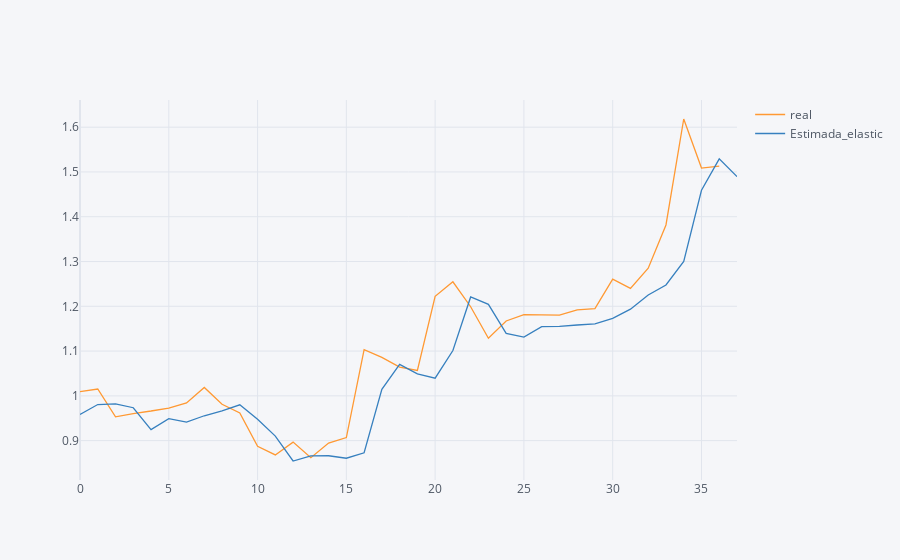

Here is the notebook cell this chart was saved with:
### Code cell
y_predict.iplot()

### Figure 1 — Plotly figure (JSON) as saved in the notebook; plotly's stock layout.template omitted (floating-point values rounded to 4 significant figures)
{"data": [{"name": "real", "text": "", "mode": "lines", "y": [1.009, 1.015, 0.9531, 0.9605, 0.9662, 0.9728, 0.9841, 1.019, 0.9812, 0.962, 0.8875, 0.8681, 0.8967, 0.862, 0.8945, 0.9069, 1.103, 1.086, 1.064, 1.057, 1.222, 1.255, 1.199, 1.129, 1.167, 1.182, 1.181, 1.18, 1.192, 1.195, 1.261, 1.24, 1.285, 1.382, 1.618, 1.509, 1.513, ""], "x": [0, 1, 2, 3, 4, 5, 6, 7, 8, 9, 10, 11, 12, 13, 14, 15, 16, 17, 18, 19, 20, 21, 22, 23, 24, 25, 26, 27, 28, 29, 30, 31, 32, 33, 34, 35, 36, 37], "line": {"color": "rgba(255, 153, 51, 1.0)", "dash": "solid", "shape": "linear", "width": 1.3}, "type": "scatter"}, {"name": "Estimada_elastic", "text": "", "mode": "lines", "y": [0.9586, 0.9806, 0.9823, 0.9735, 0.9245, 0.9489, 0.9415, 0.9556, 0.9666, 0.9801, 0.9476, 0.9101, 0.8545, 0.8661, 0.8662, 0.8607, 0.8729, 1.015, 1.07, 1.049, 1.039, 1.101, 1.221, 1.204, 1.139, 1.131, 1.155, 1.155, 1.158, 1.161, 1.173, 1.194, 1.225, 1.248, 1.3, 1.459, 1.529, 1.49], "x": [0, 1, 2, 3, 4, 5, 6, 7, 8, 9, 10, 11, 12, 13, 14, 15, 16, 17, 18, 19, 20, 21, 22, 23, 24, 25, 26, 27, 28, 29, 30, 31, 32, 33, 34, 35, 36, 37], "line": {"color": "rgba(55, 128, 191, 1.0)", "dash": "solid", "shape": "linear", "width": 1.3}, "type": "scatter"}], "layout": {"title": {"font": {"color": "#4D5663"}}, "paper_bgcolor": "#F5F6F9", "plot_bgcolor": "#F5F6F9", "yaxis": {"tickfont": {"color": "#4D5663"}, "zerolinecolor": "#E1E5ED", "title": {"text": "", "font": {"color": "#4D5663"}}, "gridcolor": "#E1E5ED", "showgrid": true}, "xaxis": {"tickfont": {"color": "#4D5663"}, "zerolinecolor": "#E1E5ED", "title": {"text": "", "font": {"color": "#4D5663"}}, "gridcolor": "#E1E5ED", "showgrid": true}, "legend": {"bgcolor": "#F5F6F9", "font": {"color": "#4D5663"}}}}
